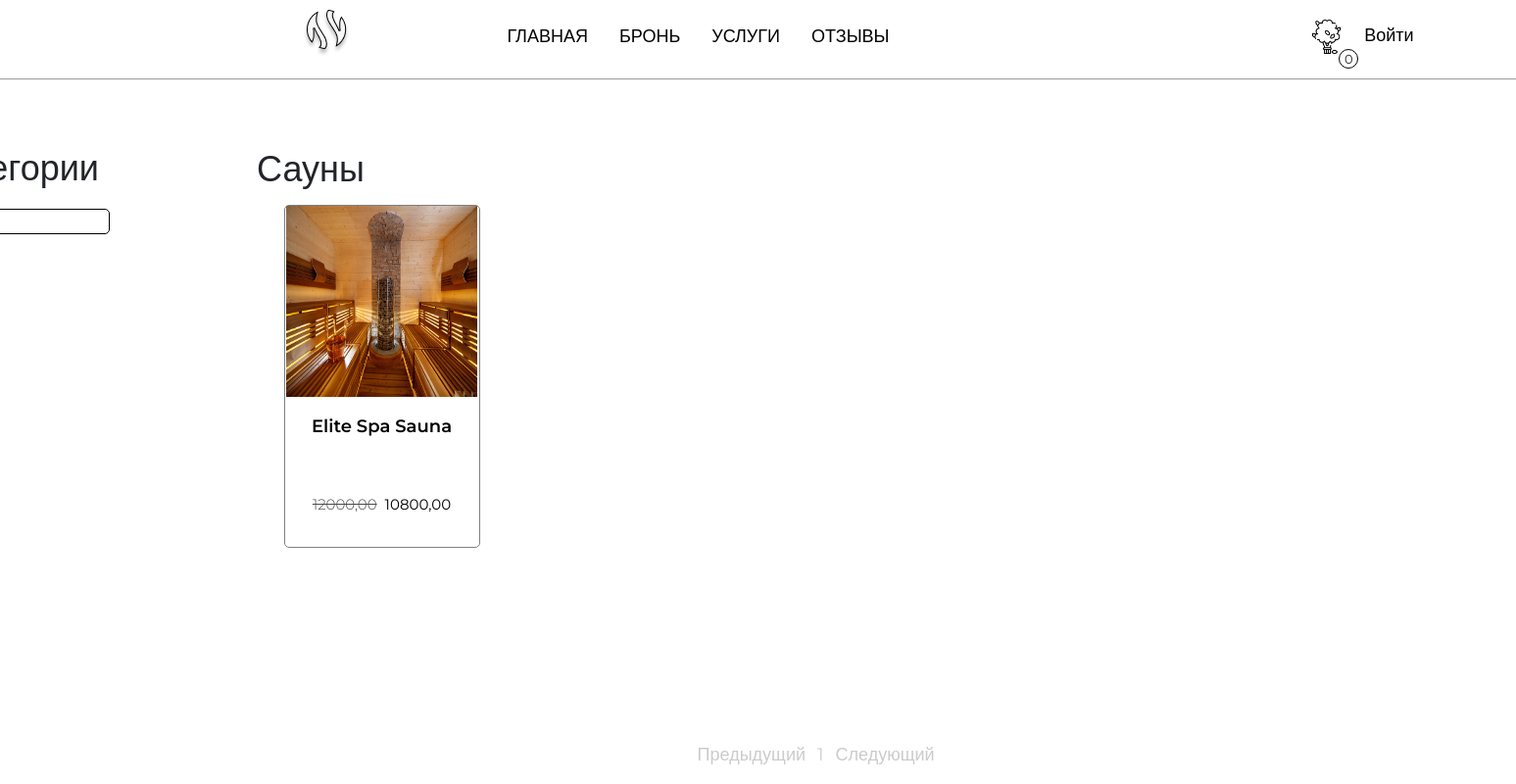
/shop/, run on an earlier commit of the app's database.
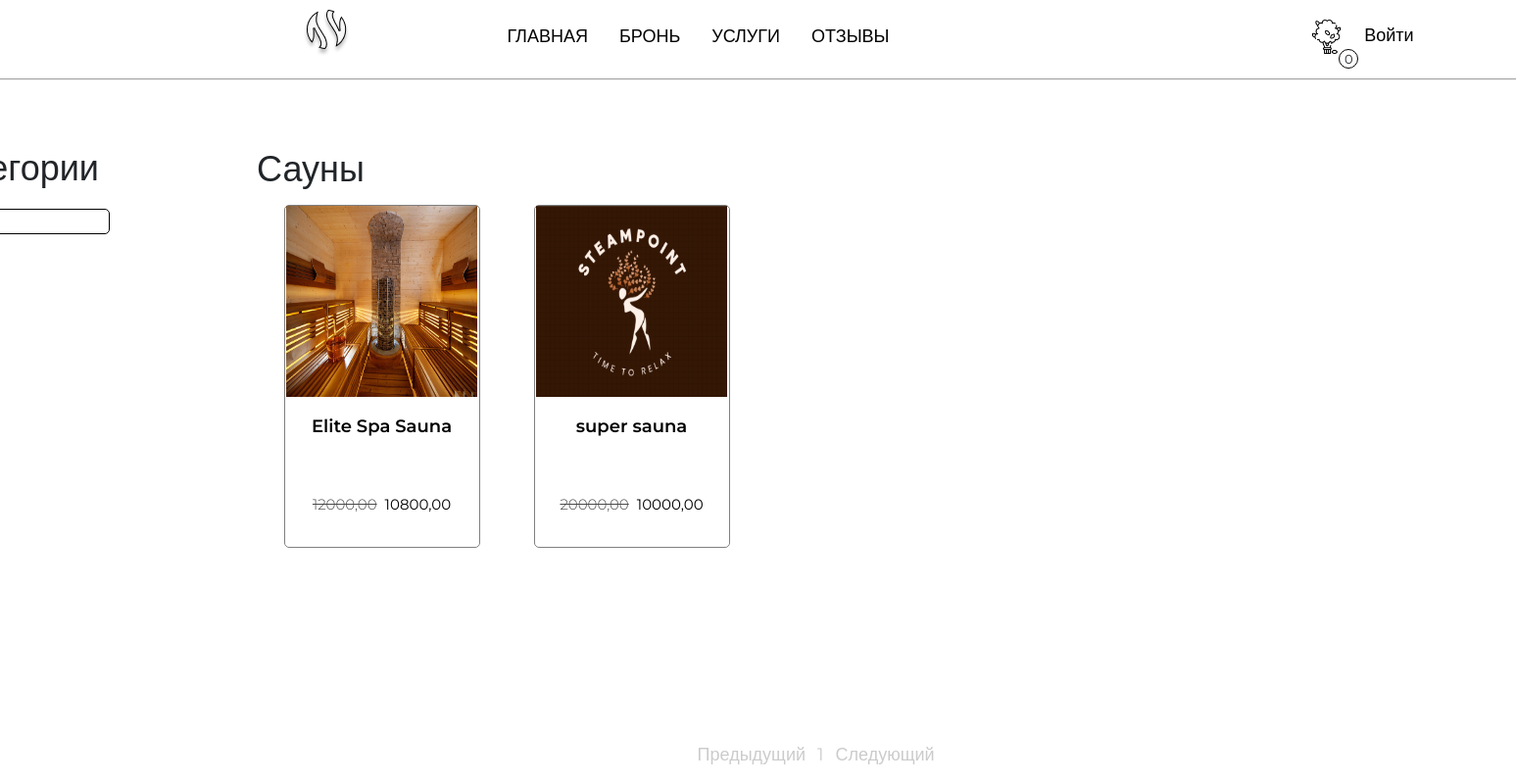
And on a later commit of the database.
### users/models.py (models this page shows, shortened)
class Saunas(models.Model):
    category = models.ForeignKey(Category,
                                 related_name="products",
                                 on_delete=models.CASCADE)
    name = models.CharField(max_length=50)
    slug = models.SlugField(max_length=50)
    image = models.ImageField(upload_to='saunas/%Y/%m/%d',
                              blank=True)
    description = models.TextField(blank=True)
    price_per_hour = models.DecimalField(max_digits=10,
                                         decimal_places=2)
    available = models.BooleanField(default=True)
    created = models.DateTimeField(auto_now_add=True)
    updated = models.DateTimeField(auto_now=True)
    discount = models.DecimalField(default=0.00,
                                   max_digits=4,
                                   decimal_places=2)
    class Meta:
        ordering = ["name"]
        indexes = [
            models.Index(fields=["id","slug"]),
            models.Index(fields=["name"]),
            models.Index(fields=["-created"]),
        ]
        verbose_name = "Сауна"
        verbose_name_plural = "Сауны"
    def get_absolute_url(self):
        return reverse('users:sauna_detail',
                        args=[self.slug])
    def sell_price(self):
        if self.discount:
            return round(self.price_per_hour - self.price_per_hour * self.discount / 100,2)

### users/views.py (the view)
# urls.py: path('shop/', views.saunas_list, name='saunas_list'),
def saunas_list(request, category_slug=None):
    page = request.GET.get('page',1)
    category = None
    categories = Category.objects.all()
    saunas = Saunas.objects.filter(available=True)
    paginator = Paginator(saunas,10)
    current_page=paginator.page(int(page))
    if category_slug:
        category = get_object_or_404(Category,
                                     slug=category_slug)
        paginator=Paginator(saunas.filter(category=category),10)
        current_page = paginator.page(int(page))
    return render(request,
                  'users/sauna/list.html',
                  {'category':category,
                            'categories':categories,
                            'saunas':current_page,
                            'slug_url': category_slug},)

### booking/booking.py (called while the page is built)
    def __len__(self):
        return sum(item['quantity'] for item in self.booking.values())

### booking/context_processors.py (called while the page is built)
def booking(request):
  return {'booking': Booking(request)}

### users/models.py (called while the page is built)
    def get_absolute_url(self):
        return reverse('users:saunas_list_by_category',
                        args=[self.slug])

### users/templates/users/sauna/list.html (shortened to what this page needs)
{% extends 'users/base.html' %}
{% load static %}
{% block content %}
  <div class="llist d-flex">
    <div class="sidebar">
      <h3>Категории</h3>
      <ul>
        <li {% if not category %}class="selected"{% endif %}>
        </li>
        {% for c in categories %}
          <li {% if category.slug == c.slug%}class ="selected" {% endif %}>
          </li>
        {% endfor %}
      </ul>
    </div>
    <div class="main">
      <div class="main-title">
        {% if category %} {{category.name}} {%else%} Сауны {% endif %}
      </div>
      <div class="saunas-list">
        <div class="items">
          {% for sauna in saunas %}
            <div class="item">
              <a href="{{ sauna.get_absolute_url }}" class="home-card d-flex flex-column align-items-center text-center">
                <img src="{% if sauna.image %}{{sauna.image.url}}{%else%}{% static 'img/noimage.png' %}{% endif %}" class="card-img" alt="">
                <h5 class="title-card">{{sauna.name}}</h5>
                {% if sauna.discount %}
                    <div class="card-discount d-flex gap-2">
                        <p class="line">{{ sauna.price_per_hour }}</p>
                        <p class="price">{{ sauna.sell_price }}</p>
                    </div>
                {% else %}
                    <p class="price">{{ sauna.price_per_hour }}</p>
                {% endif %}
              </a>
            </div>
          {% endfor %}
        </div>
      </div>
      <ul class="pagination">
        <li class="{%if not saunas.has_previous %} disabled {% endif %}">
          <a href="{% if saunas.has_previous %}?page={{saunas.previous_page_number}}{% endif %}">Предыдущий</a>
        </li>
        {% for page in saunas.paginator.page_range %}
          {% if page >= saunas.number|add:-2 and page <= saunas.number|add:2%}
            <li>
              <a href="?page={{page}}" class="{% if saunas.number == page %} disabled {% endif %}">{{ page }}</a>
            </li>
          {% endif %}
        {% endfor %}
        <li class="{%if not saunas.has_next %} disabled {% endif %}">
          <a href="{% if saunas.has_next %}?page={{saunas.next_page_number}}{% endif %}">Следующий</a>
        </li>
      </ul>
    </div>
  </div>
{% endblock content %}

What changed in the data, as far as the page shows it:
added Saunas: image (picture), name "super sauna", price_per_hour "20000,00", sell_price "10000,00"
